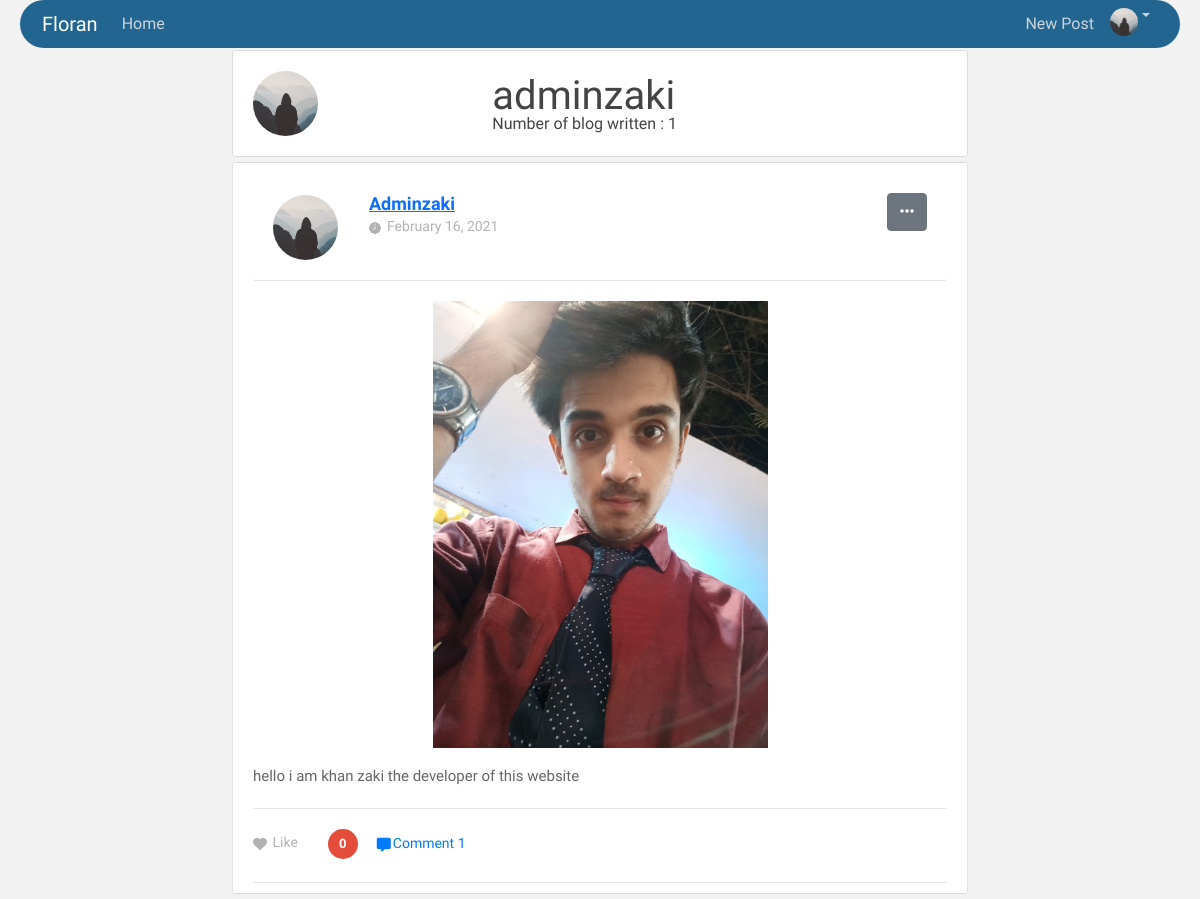
The app's page /user/adminzaki, older data.
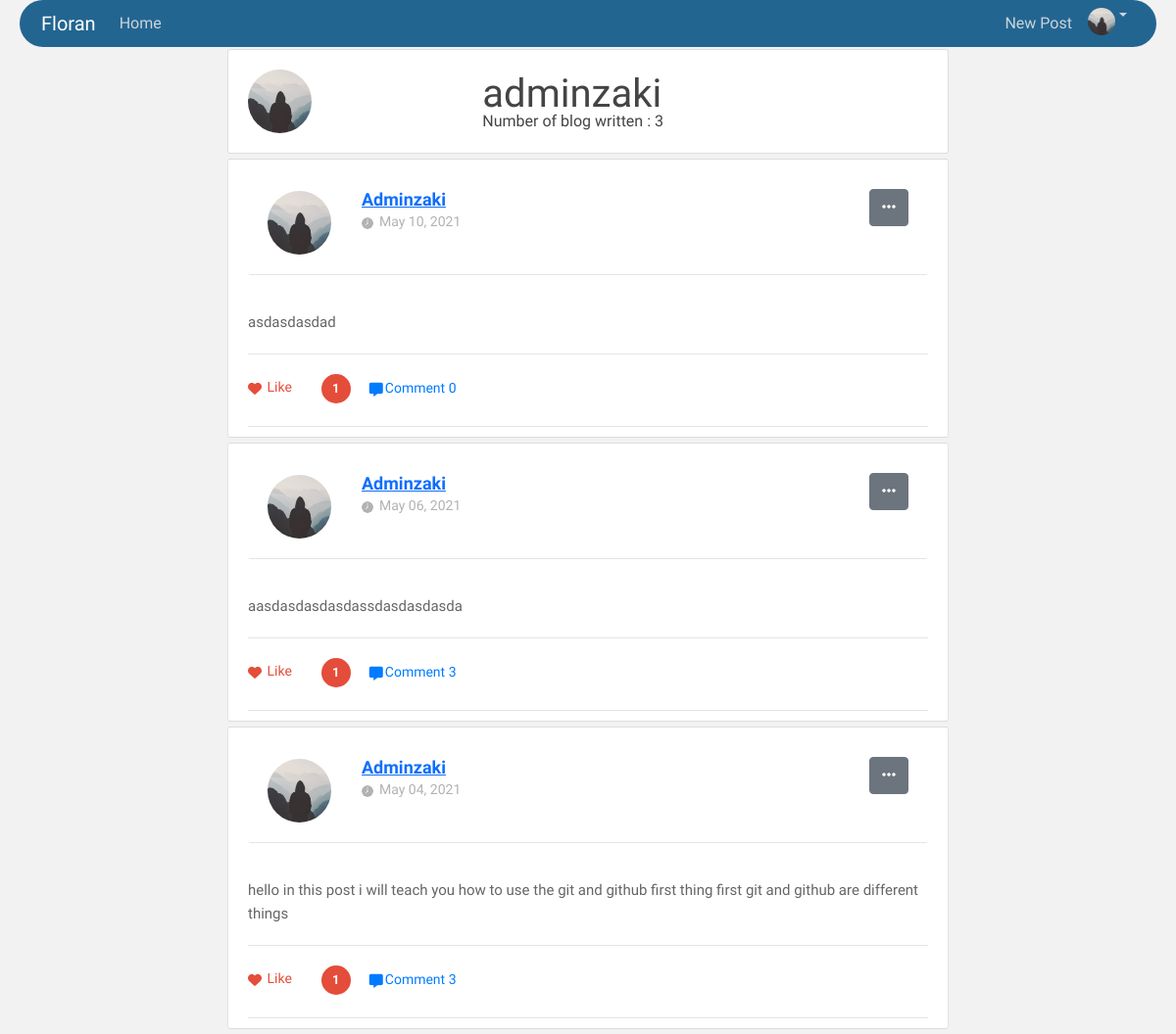
The same page, newer data.
### users/models.py (models this page shows, shortened)
class Profile(models.Model):
    user = models.OneToOneField(User, on_delete=models.CASCADE)
    image = models.ImageField(default='default.jpg',upload_to='profile_pics')

### blog/models.py (models this page shows, shortened)
class Post(models.Model):
    title = models.CharField(max_length=100)
    images = models.ImageField(null=True,blank=True,upload_to="images/")
    content = models.TextField()
    date_posted = models.DateTimeField(default=timezone.now)
    author = models.ForeignKey(User, on_delete=models.CASCADE)
    like = models.ManyToManyField(User, related_name='blog_posts', blank=True, default=None)

### blog/views.py (the view)
# urls.py: path('user/<str:username>',UserPostListView.as_view(), name='user-posts'),
class UserPostListView(ListView):
    model = Post
    template_name='blog/user_posts.html'
    context_object_name='posts'
    paginate_by = 10
    def get_context_data(self, **kwargs):
        context = super().get_context_data(**kwargs)
        context['user'] = get_object_or_404(User, username=self.kwargs.get('username'))
        context['comment_form'] = CommentForm()
        return context
    def get_queryset(self):
        user = get_object_or_404(User, username=self.kwargs.get('username'))
        return Post.objects.filter(author=user).order_by('-date_posted')

### blog/templates/blog/user_posts.html (shortened to what this page needs)
{% extends "blog/base.html" %}
{% load static %}
{% block content %}
<div class="posts-section ">
    <div class="content-section" style="padding: 20px;">
        <div class="row">
            <div class="col-4">
                <img class="rounded-circle article-img" src="{{ user.profile.image.url}}" alt=""/>
            </div>
            <div class="col-8" style="display: block;margin-top: auto;margin-bottom: auto;">
                <div class="media-body">
                  <h2 class="account-heading">{{ user.username }}</h2>
                  <h5>Number of blog written : {{posts.count}}</h5>
                </div>
              </div>
        </div>
    </div>
    {% for post in posts%}
        <div class="posty content-section">
            <div class="post-bar">
                <div class="post_topbar">
                    <div class="usy-dt">
                    <img class="rounded-circle article-img" src="{{ post.author.profile.image.url}}" alt=""/>
                    <div class="usy-name">
                        <h3><a class="mr-2" href="{% url 'user-posts' post.author.username %}">{{ post.author }}</a></h3>
                        <span><img src="clock.png" alt=""/>{{ post.date_posted|date:"F d, Y" }}</span>
                    </div>
                    </div>
                    {% if post.author == user %}
                    <div class="dropdown edit">
                        <button class="btn btn-secondary " type="button" id="dropdownMenuButton" data-toggle="dropdown" aria-haspopup="true" aria-expanded="false">
                            <i class="fas fa-ellipsis-h"></i>
                        </button>
                    </div>
                    {% endif %}
                </div>
            </div>
            <div class="job_descp">
                {% if post.images %}
                <div class="row">
                    <div class="col-3"></div>
                    <img class="images"  src="{{ post.images.url }}">
                </div>
                {% endif %}
                <br>
                <p>
                {{post.content}}
                </p>
            </div>
            <div class="job-status-bar">
                <ul class="like-com">
                <li>
                            {% if user not in post.like.all %}
                                <button type="submit" class="like" id="like{{post.id}}" name="post_id" value="{{ post.id }}"><i class="fas fa-heart"></i> Like</button>   <img src="liked-img.png" alt=""/><span class="number_of_like{{post.id}}">{{ post.like.all.count }} </span>
                            {% else %}
                                <button type="submit" class="like active" id="like{{post.id}}"  name="post_id" value="{{ post.id }}"><i class="fas fa-heart"></i> Like</button>  <img src="liked-img.png" alt=""/><span class="number_of_like{{post.id}}">{{ post.like.all.count }}  </span>
                            {% endif %}
                </li>
                <li>
                    <button id="{{forloop.counter}}" class="com comment_text{{post.id}}" onclick="showComment(this.id)"> <i class="fas fa-comment-alt"></i>Comment {{post.comments.all.count}}</button>
                </li>
                </ul>
            </div>
        </div>
    {% endfor %}
</div>
{% endblock content %}

### blog/templates/blog/base.html (shortened to what this page needs)
{% load static %}
<!DOCTYPE html>
<html>
<head>
    <link href="https://cdn.jsdelivr.net/npm/bootstrap@5.0.0-beta2/dist/css/bootstrap.min.css" rel="stylesheet">
    <link rel="stylesheet" href="https://cdnjs.cloudflare.com/ajax/libs/font-awesome/5.10.2/css/all.min.css">
    <link rel="stylesheet" href="https://cdnjs.cloudflare.com/ajax/libs/font-awesome/5.10.2/css/font-awesome.min.css">
    <link rel="stylesheet" type="text/css" href="{% static 'blog/main.css' %}">
    <link rel="stylesheet" type="text/css" href="{% static 'blog/style.css' %}">
    <link rel="stylesheet" type="text/css" href="{% static 'blog/responsive.css' %}">
    <link rel="stylesheet" type="text/css" href="{% static 'blog/slick.css' %}">
    <link rel="stylesheet" type="text/css" href="{% static 'blog/slick-theme.css' %}">
</head>
<body>
    <header class="site-header">
      <nav class="navbar navbar-expand-md navbar-dark bg-steel fixed-top">
        <div class="container">
          <a class="navbar-brand mr-4" href="{% url 'blog-home' %}">Floran</a>
          <div class="collapse navbar-collapse" id="navbarToggle">
            <div class="navbar-nav mr-auto">
              <a class="nav-item nav-link" href="{% url 'blog-home' %}">Home</a>
            </div>
            <ul class="navbar-nav ms-auto">
              {% if user.is_authenticated%}
              <li class="nav-item">
                <a class="nav-item nav-link" href="{% url 'post-create' %}">New Post</a>
              </li>
              <li class="nav-item dropdown">
                <a class="nav-link dropdown-toggle" href="#" id="navbarDropdown" role="button" data-bs-toggle="dropdown" aria-expanded="false">
                  <img src="{{ user.profile.image.url}}" class="rounded-circle profile-img">
                </a>
              </li>
              {% endif %}
            </ul>
          </div>
        </div>
      </nav>
    </header>
    <div class="container">
      <div class="row">
        <div class="col-md-2"></div>
        <div class="col-md-8">
          {% block content %}{% endblock %}
        </div>
      </div>
    </div>
</body>
</html>

### blog/static/blog/main.css (style rules this page uses)
body { background: #fafafa; color: #333333; margin-top: 5rem; scroll-behavior: smooth; }
h1, h2, h3, h4, h5, h6 { color: #444444; }
ul { margin: 0; }
.bg-steel { background-color: #236591; }
.site-header { margin-bottom: 50px; }
.navbar { border-radius: 50px !important; margin: 0px 20px 60px; }
.site-header .navbar-nav .nav-link { color: #cbd5db; }
.content-section { background: #ffffff; padding: 10px 20px; border: 1px solid #dddddd; border-radius: 3px; margin-bottom: 5px; }
.article-img { height: 65px; width: 65px; margin-right: 16px; }
.account-heading { font-size: 2.5rem; }
.edit { right: 0 !important; top: 0 !important; position: absolute !important; }

### blog/static/blog/style.css (style rules this page uses)
a, body, div, dt, form, h1, h2, h3, h4, h5, h6, html, i, img, li, p, section, span, ul { margin: 0; padding: 0; border: 0; font-size: 100%; font: inherit; vertical-align: baseline; }
body { line-height: 1; font-family: source sans pro, sans-serif; overflow-x: hidden; font-weight: 400; background-color: #f2f2f2; }
ul { list-style: none; }
button { outline: 0; }
* { margin: 0; padding: 0; }
img { float: left; }
p { font-size: 14px; line-height: 24px; color: #666; }
img { max-width: 100%; }
.comment_box .comment_sec button, .post-bar, .post_comment_sec form button, .posty { -webkit-border-radius: 4px; -moz-border-radius: 4px; -ms-border-radius: 4px; -o-border-radius: 4px; border-radius: 3px; }
.posts-section { float: left; }
.post-bar { float: left; background-color: #fff; border-bottom: 1px solid #e4e4e4; margin-bottom: 20px; padding: 20px; width: 100%; }
.post_topbar { float: left; width: 100%; position: relative; }
.usy-dt { float: left; }
.usy-dt img { -webkit-border-radius: 100px; -moz-border-radius: 100px; -ms-border-radius: 100px; -o-border-radius: 100px; border-radius: 100px; margin-top: 2px; }
.usy-name { float: left; margin-left: 15px; }
.usy-name h3 { color: #000; font-size: 18px; text-transform: capitalize; font-weight: 600; margin-bottom: 5px; margin-top: 2px; }
.usy-name span { color: #b2b2b2; font-size: 14px; }
.usy-name img { margin-top: 4px; margin-right: 6px; }
.job_descp { float: left; width: 100%; }
.job_descp > p { color: #666; font-size: 15px; line-height: 24px; margin-bottom: 20px; }
.job-status-bar { float: left; width: 100%; }
.like-com { float: left; margin-top: 20px; }
.like-com li { display: inline-block; margin-right: 15px; }
.like-com li button { color: #b2b2b2; background-color: #fff; font-size: 14px; font-weight: 500; float: left; margin-top: 6px; margin-right: 5px; border: none; text-decoration: none; cursor: pointer; }
.like-com li button.active { color: #e44d3a; }
.like-com li button i { margin-right: 2px; font-size: 14px; position: relative; top: 2px; }
.like-com li span { color: #fff; font-size: 13px; width: 30px; height: 30px; background-color: #e44d3a; line-height: 30px; -webkit-border-radius: 30px; -moz-border-radius: 30px; -ms-border-radius: 30px; -o-border-radius: 30px; border-radius: 30px; float: left; text-align: center; font-weight: 600; margin-left: 25px; }
.like-com li .com { position: relative; top: -9px; color: #007bff; text-decoration: none; background-color: transparent; border: none ; }
.posty { float: left; width: 100%; border-left: 1px solid #e4e4e4; border-right: 1px solid #e4e4e4; }
.posty .job-status-bar { border-bottom: 1px solid #e4e4e4; padding-bottom: 20px; }
.profile-img { height: 28px; width: 28px; }
.dropdown a { color: #000; font-size: 16px; font-weight: 400; padding: 0 20px; }
.job-status-bar { border-top: 1px solid #e5e5e5; }

Row changes from the older to the newer data that the page shows:
removed Post: author.profile.image (placeholder picture), author "Adminzaki", date_posted "February 16, 2021", images (picture), content "hello i am khan zaki the developer of this website", like.all.count "0", comments.all.count "1"
added Post: author.profile.image (placeholder picture), author "Adminzaki", date_posted "May 10, 2021", content "asdasdasdad", like.all.count "1", comments.all.count "0"
added Post: author.profile.image (placeholder picture), author "Adminzaki", date_posted "May 06, 2021", content "aasdasdasdasdassdasdasdasda", like.all.count "1", comments.all.count "3"
added Post: author.profile.image (placeholder picture), author "Adminzaki", date_posted "May 04, 2021", content "hello in this post i will teach you how to use the git and github first thing first git and github are different things", like.all.count "1", comments.all.count "3"
Text that changed along with them:
{{ posts.count }}: "1" → "3"
